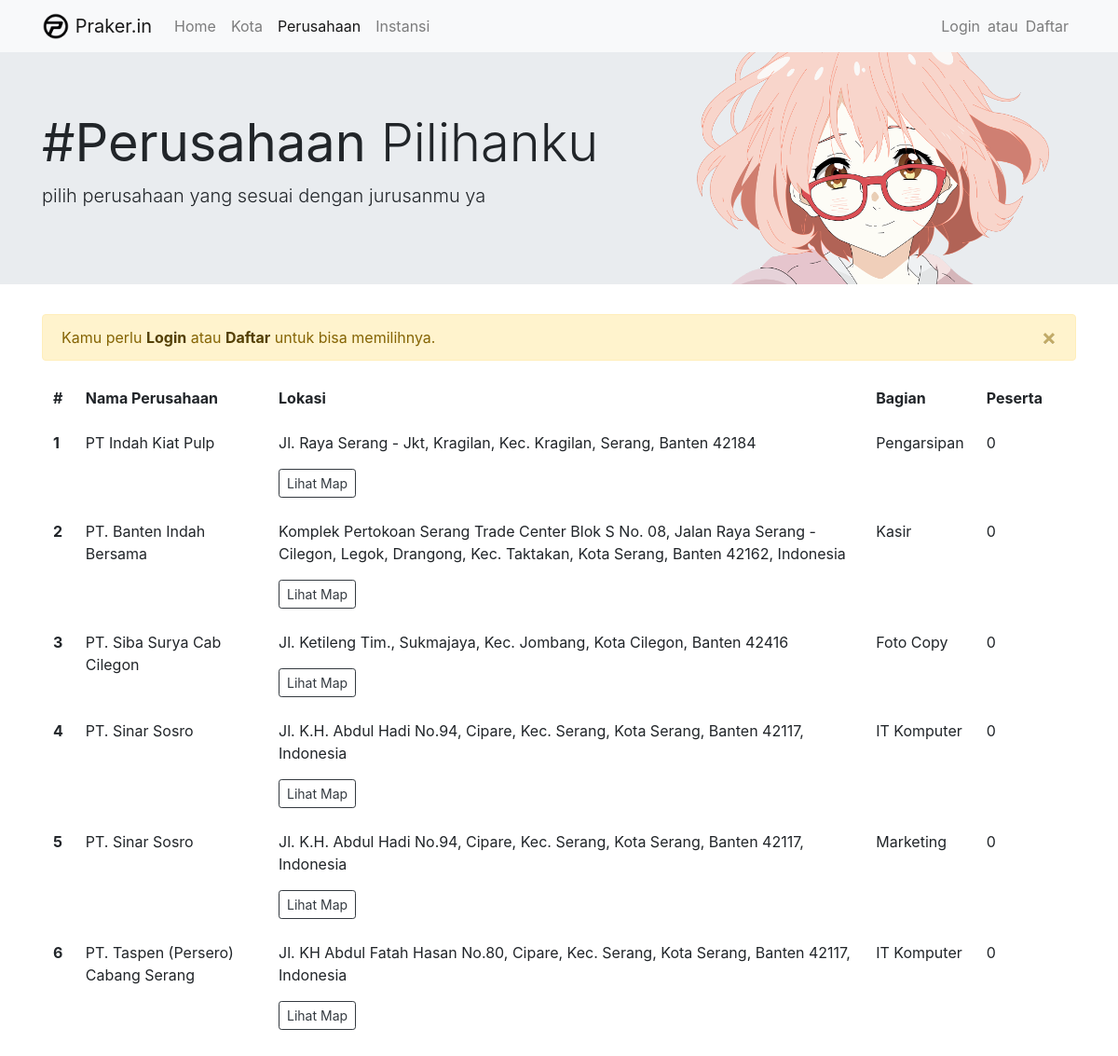
Page /perusahaan.php on the committed database.
### tables this page shows
CREATE TABLE `perusahaan` (
  `id` int(11) NOT NULL,
  `nama_perusahaan` varchar(225) NOT NULL,
  `kota_id` int(11) NOT NULL,
  `lokasi` text NOT NULL,
  `bagian` varchar(225) NOT NULL,
  `disable` tinyint(1) NOT NULL DEFAULT 0,
  `create_at` datetime NOT NULL DEFAULT current_timestamp(),
  `update_at` datetime NOT NULL DEFAULT current_timestamp()
);

### perusahaan.php (the view, shortened to what this page needs)
<?php include_once('koneksi.php') ?>
<!doctype html>
<html lang="en">
<head>
    <link rel="stylesheet" href="css/bootstrap.css">
</head>
<body>
    <nav class="navbar navbar-expand-lg navbar-light bg-light">
        <div class="container">
            <a class="navbar-brand" href="index.php">
                <img src="img/logo-p.png" width="30" height="30" class="d-inline-block align-top" alt="" loading="lazy">
                Praker.in
            </a>
            <div class="collapse navbar-collapse" id="navbarNav">
                <ul class="navbar-nav">
                    <li class="nav-item">
                        <a class="nav-link" href="index.php">Home</a>
                    </li>
                    <li class="nav-item">
                        <a class="nav-link" href="kota.php">Kota</a>
                    </li>
                    <li class="nav-item active">
                        <a class="nav-link" href="#perusahaan">Perusahaan</a>
                    </li>
                    <li class="nav-item">
                        <a class="nav-link" href="instansi.php">Instansi</a>
                    </li>
                </ul>
                <ul class="navbar-nav ml-auto">
                    <?php include('navbar-user.php') ?>
                </ul>
            </div>
        </div>
    </nav>
    <div class="jumbotron jumbotron-fluid mirai-jumbotron">
        <div class="container">
            <h1 class="display-4"><b>#Perusahaan</b> Pilihanku</h1>
            <p class="lead">pilih perusahaan yang sesuai dengan jurusanmu ya</p>
        </div>
    </div>
    <div class="container">
        <?php if (empty($_SESSION['login'])) : ?>
            <div class="alert alert-warning alert-dismissible fade show" role="alert">
                Kamu perlu <a href="login.php" class="alert-link">Login</a> atau <a href="register.php" class="alert-link">Daftar</a> untuk bisa memilihnya.
                <button type="button" class="close" data-dismiss="alert" aria-label="Close">
                    <span aria-hidden="true">&times;</span>
                </button>
            </div>
        <?php endif; ?>
        <table class="table table-borderless table-hover">
            <thead>
                <tr>
                    <th scope="col">#</th>
                    <th scope="col">Nama Perusahaan</th>
                    <th scope="col">Lokasi</th>
                    <th scope="col">Bagian</th>
                    <th scope="col">Peserta</th>
                </tr>
            </thead>
            <tbody>
                <?php
                if (isset($_GET['k'])) {
                    $sql = "SELECT * FROM perusahaan WHERE kota_id = {$_GET['k']} ORDER BY nama_perusahaan";
                } else {
                    $sql = "SELECT * FROM perusahaan ORDER BY nama_perusahaan";
                }
                $x = 1;
                foreach ($conn->query($sql) as $data) : ?>
                    <tr>
                        <th scope="row"><?= $x++ ?></th>
                        <td><?= $data['nama_perusahaan'] ?></td>
                        <td>
                            <p><?= $data['lokasi'] ?></p>
                            <a target="_blank" href="https://www.google.com/maps/search/<?= $data['nama_perusahaan'] ?>">
                                <button type="button" class="btn btn-outline-dark btn-sm">Lihat Map</button>
                            </a>
                        </td>
                        <td><?= $data['bagian'] ?></td>
                        <td><?= $peserta = $conn->query("SELECT id FROM akun WHERE perusahaan = {$data['id']} AND pilih = 1")->num_rows ?></td>
                        <td>
                        </td>
                    </tr>
                <?php endforeach; ?>
            </tbody>
        </table>
    </div>
</body>
</html>

### perusahaan.php (style rules this page uses)
.mirai-jumbotron { background-image: url('img/kuriyama.png'); background-position: right; background-size: 500px auto; background-repeat: no-repeat; }

### rows in the picture
perusahaan: nama_perusahaan "PT Indah Kiat Pulp", lokasi "Jl. Raya Serang - Jkt, Kragilan, Kec. Kragilan, Serang, Banten 42184", bagian "Pengarsipan", num_rows "0"
perusahaan: nama_perusahaan "PT. Banten Indah Bersama", lokasi "Komplek Pertokoan Serang Trade Center Blok S No. 08, Jalan Raya Serang - Cilegon, Legok, Drangong, Kec. Taktakan, Kota Serang, Banten 42162, Indonesia", bagian "Kasir", num_rows "0"
perusahaan: nama_perusahaan "PT. Siba Surya Cab Cilegon", lokasi "Jl. Ketileng Tim., Sukmajaya, Kec. Jombang, Kota Cilegon, Banten 42416", bagian "Foto Copy", num_rows "0"
perusahaan: nama_perusahaan "PT. Sinar Sosro", lokasi "Jl. K.H. Abdul Hadi No.94, Cipare, Kec. Serang, Kota Serang, Banten 42117, Indonesia", bagian "IT Komputer", num_rows "0"
perusahaan: nama_perusahaan "PT. Sinar Sosro", lokasi "Jl. K.H. Abdul Hadi No.94, Cipare, Kec. Serang, Kota Serang, Banten 42117, Indonesia", bagian "Marketing", num_rows "0"
perusahaan: nama_perusahaan "PT. Taspen (Persero) Cabang Serang", lokasi "Jl. KH Abdul Fatah Hasan No.80, Cipare, Kec. Serang, Kota Serang, Banten 42117, Indonesia", bagian "IT Komputer", num_rows "0"
